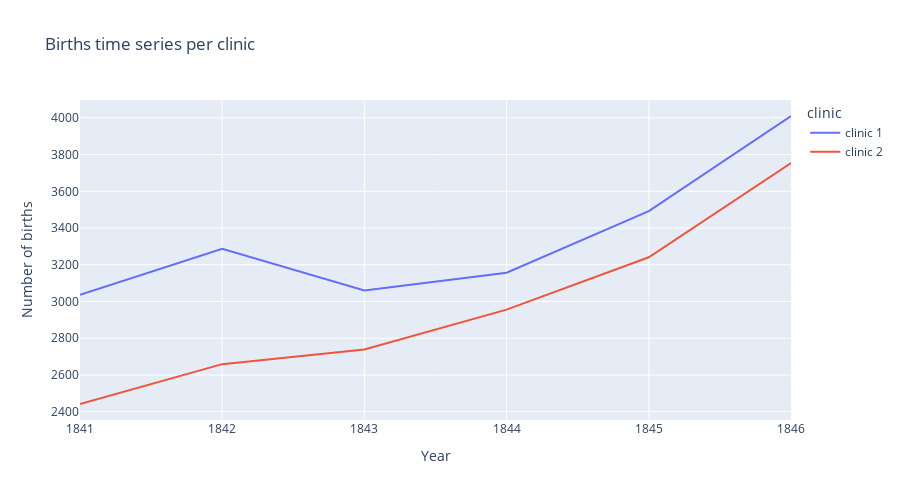

The notebook cell this image was saved under:
### Markdown cell above
# The Yearly Data Split by Clinic

Now let's look at the annual data instead. 

**Challenge**: Use plotly to create line charts of the births and deaths of the two different clinics at the Vienna General Hospital. 
* Which clinic is bigger or more busy judging by the number of births?
* Has the hospital had more patients over time? 
* What was the highest number of deaths recorded in clinic 1 and clinic 2?

### Code cell
fig = px.line(df_yearly, x="year", y="births", color="clinic", title="Births time series per clinic",
                width=900, height=500, 
                labels={"year": "Year",  "births": "Number of births"})
fig.show()

### Figure 1 — Plotly figure (JSON) as saved in the notebook; plotly's stock layout.template omitted (floating-point values rounded to 4 significant figures)
{"data": [{"hovertemplate": "clinic=clinic 1<br>Year=%{x}<br>Number of births=%{y}<extra></extra>", "legendgroup": "clinic 1", "line": {"color": "#636efa", "dash": "solid"}, "mode": "lines", "name": "clinic 1", "orientation": "v", "showlegend": true, "type": "scatter", "x": [1841, 1842, 1843, 1844, 1845, 1846], "xaxis": "x", "y": [3036, 3287, 3060, 3157, 3492, 4010], "yaxis": "y"}, {"hovertemplate": "clinic=clinic 2<br>Year=%{x}<br>Number of births=%{y}<extra></extra>", "legendgroup": "clinic 2", "line": {"color": "#EF553B", "dash": "solid"}, "mode": "lines", "name": "clinic 2", "orientation": "v", "showlegend": true, "type": "scatter", "x": [1841, 1842, 1843, 1844, 1845, 1846], "xaxis": "x", "y": [2442, 2659, 2739, 2956, 3241, 3754], "yaxis": "y"}], "layout": {"height": 500, "legend": {"title": {"text": "clinic"}, "tracegroupgap": 0}, "title": {"text": "Births time series per clinic"}, "width": 900, "xaxis": {"anchor": "y", "domain": [0, 1], "title": {"text": "Year"}}, "yaxis": {"anchor": "x", "domain": [0, 1], "title": {"text": "Number of births"}}}}
